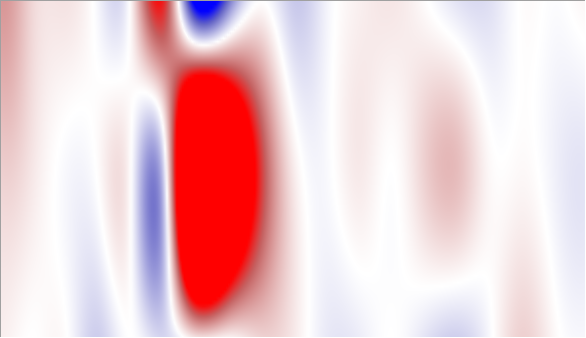
#> input picture original-img/true/10.png, 586 x 338 px; its folder holds only this picture in this run
$ python division.py
#> lines starting #> are read from the running program, lines starting #| are printed output that depends on the picture
# -*- coding: utf-8 -*-
# @Time : 2021/1/31 13:51
# @Author : 隋宇飞
# @Email : 799896781@qq.com
# @File : main.py
# @Software: PyCharm
import os
import cv2
import numpy as np


# 读取图像，解决imread不能读取中文图像的问题
def cv_imread(file_path=""):
    cv_img = cv2.imdecode(np.fromfile(file_path, dtype=np.uint8), -1)
    return cv_img


def binary_processing(f_path, s_path, value):
    """
    二值处理图像，并保存图像
    :param f_path: 待处理的图像的路径
    :param s_path: 图像要保存的路径
    :return:
    """
#> called with f_path = 'original-img/true/10.png', value = 0
    image = cv2.imread(f_path)
#> image is the input picture: shape (338, 586, 3); mean B, G, R 209.9, 204.8, 239.6
    gray = cv2.cvtColor(image, cv2.COLOR_BGR2GRAY)
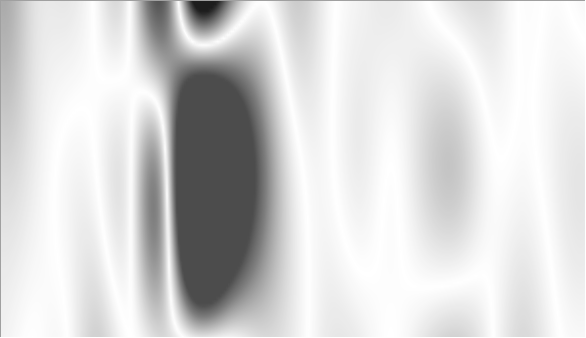
#> gray: shape (338, 586); min 29, max 255, mean 215.8
    ret, thresh = cv2.threshold(gray, value, 255, cv2.THRESH_BINARY)
#> thresh: shape (338, 586); every value is 255
#> ret = 0
    kernel = cv2.getStructuringElement(cv2.MORPH_RECT, (5, 5))
    thresh = cv2.erode(thresh, kernel)
    thresh = cv2.dilate(thresh, kernel)
    mask = cv2.merge([thresh, thresh, thresh])
#> mask: shape (338, 586, 3); every value is 255
    re_img = cv2.bitwise_or(image, mask)
    # print(image.shape)
    # 保存处理后的图像
    if cv2.imwrite(s_path, re_img):
        print("二值处理图片生成+1")


# [59 lines left out: functions otsu_binary_processing, adaptive_binary_processing, covert_3, show_red, not called in this run]


if __name__ == "__main__":
    print("*****************************")
    print("当前路径为%s" % os.getcwd())
    # 待处理的图像路径
    process_path = "original-img/true"
    # 图像处理后保存的路径
    save_path = "G:\\MyProjects\\python\\Breakout-Identification\\select"
    os.chdir("select/")
    # 处理的图像计数
    p_number = 0
    # 256个灰度值，分别试一试
    for g_value in range(256):
        # 遍历处理全部图片
        os.mkdir(str(g_value))
        print("创建文件后的路径：%s" % os.getcwd())
        # 到文件处理路径
        os.chdir(os.pardir)
        os.chdir(process_path)
        print("*****************************")
        print("当前处理图片的路径为%s" % os.getcwd())
        # 处理60例图片
        for p_path in os.listdir(os.getcwd()):
            if p_path.find('png') != -1:
                p_number += 1
                # 待处理图片的全路径
                full_path = os.path.join(os.getcwd(), p_path)
                # 保存处理后图片的全路径
                path = os.path.join(save_path+'/'+str(g_value), p_path)
                # 图片处理并保存
                binary_processing(full_path, path, g_value)
        print("共生成图片%s张" % p_number)
        # 转换到处理图片路径
        os.chdir(os.pardir)
        os.chdir(os.pardir)
        print(os.getcwd())
        os.chdir("select")
        print("一个灰度值生成后，当前路径为%s" % os.getcwd())
